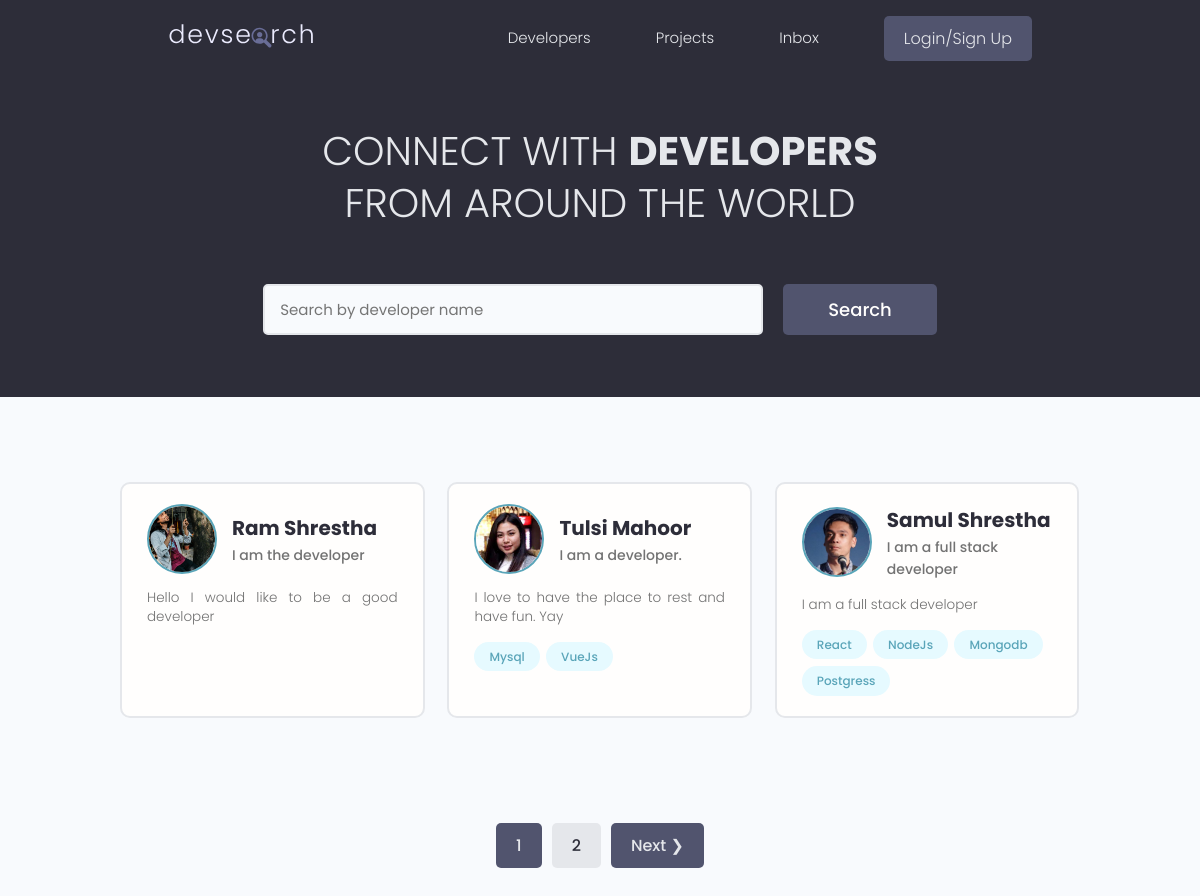
The page / on the database its author committed.
### users/models.py (models this page shows, shortened)
class Profile(models.Model):
    user = models.OneToOneField(User,on_delete=models.CASCADE,null=True,blank=True)
    name=models.CharField(max_length=200,blank=True,null=True)
    username=models.CharField(max_length=200,blank=True,null=True)
    location=models.CharField(max_length=200,blank=True,null=True)
    email=models.EmailField(max_length=300,blank=True,null=True)
    short_intro= models.CharField(max_length=200,blank=True,null=True)
    bio= models.TextField(blank=True,null=True)
    profile_image= models.ImageField(null=True,blank=True,upload_to='profiles/', default='profiles/user-default.png')
    social_github=models.CharField(max_length=200,blank=True,null=True)
    social_linkedIn=models.CharField(max_length=200,blank=True,null=True)
    social_website=models.CharField(max_length=200,blank=True,null=True)
    social_youtube=models.CharField(max_length=200,blank=True,null=True)
    id = models.UUIDField(primary_key=True, default=uuid.uuid4, editable=False)
    created_at = models.DateTimeField(auto_now_add=True)
    updated_at = models.DateTimeField(auto_now=True)

class Skill(models.Model):
    owner = models.ForeignKey(Profile,on_delete=models.CASCADE, null=True, blank=True)
    id = models.UUIDField(primary_key=True, default=uuid.uuid4, editable=False)
    created_at = models.DateTimeField(auto_now_add=True)
    name = models.CharField(max_length=200,blank=True,null=True)
    desription = models.TextField(null=True,blank=True)

### users/views.py (the view)
# urls.py: path('',views.profiles,name="profiles"),
def profiles(request):
    profiles,search_query = searchProjects(request)
    custom_range, profiles, paginator = paginateProfiles(request,profiles,3)
    context = {'profiles':profiles,'search_query':search_query,'custom_range':custom_range}
    return render(request,'users/profiles.html',context)

### users/utils.py (called while the page is built)
def searchProjects(request):
    search_query = ''
    if request.GET.get('search_query'):
        search_query= request.GET.get('search_query')
    print(search_query)
    skills = Skill.objects.filter(name__iexact=search_query)
    profiles = Profile.objects.distinct().filter(Q(name__icontains=search_query) | Q(short_intro__icontains=search_query) |
                                        Q(skill__in=skills))
    return profiles, search_query

def paginateProfiles(request,profiles,results):
    page = request.GET.get('page')
    try:
        paginator = Paginator(profiles,results)
        profiles = paginator.page(page)
    except PageNotAnInteger:
        page =1
        profiles = paginator.page(page)
    except EmptyPage:
        page= paginator.num_pages
        profiles = paginator.page(page)
    left_index = (int(page)-4)
    if left_index <1:
       left_index=1
    right_index = (int(page)+5)
    if(right_index>paginator.num_pages):
        right_index= paginator.num_pages +1
    custom_range = range(left_index,right_index)
    return custom_range,profiles,paginator

### users/templates/users/profiles.html (shortened to what this page needs)
{% extends 'main.html' %}
{% block content %}
<main class="home">
    <section class="hero-section text-center">
      <div class="container container--narrow">
        <div class="hero-section__box">
          <h2>CONNECT WITH <span>DEVELOPERS</span></h2>
          <h2>FROM AROUND THE WORLD</h2>
        </div>
        <div class="hero-section__search">
          <form class="form" action="{% url 'profiles' %}" method="get">
            <div class="form__field">
              <input value="{{search_query}}" class="input input--text" id="formInput#search" type="text" name="search_query"
                placeholder="Search by developer name" />
            </div>
            <input class="btn btn--sub btn--lg" type="submit" value="Search" />
          </form>
        </div>
      </div>
    </section>
    <section class="devlist">
      <div class="container">
        <div class="grid grid--three">
            {% for profile in profiles %}
          <div class="column card">
            <div class="dev">
              <a href="{% url 'user-profile' profile.id %}" class="card__body">
                <div class="dev__profile">
                  <img class="avatar avatar--md" src="{{ profile.profile_image.url }}" alt="image" />
                  <div class="dev__meta">
                    <h3>{{ profile.name }}</h3>
                    <h5>{{ profile.short_intro|slice:"60"}}</h5>
                  </div>
                </div>
                <p class="dev__info">
                  {{profile.bio|slice:"150"}}
                </p>
                <div class="dev__skills">
                    {% for skill in profile.skill_set.all|slice:"5" %}
                  <span class="tag tag--pill tag--main">
                    <small>{{skill.name}}</small>
                  </span>
                    {% endfor %}
                </div>
              </a>
            </div>
          </div>
          {% endfor %}
      </div>
    </section>
    {% include 'pagination.html' with queryset=profiles custom_range=custom_range %}
  </main>
{% endblock content%}

### templates/main.html (shortened to what this page needs)
<!DOCTYPE html>
{% load static %}
<html>
    <head>
        <link rel="stylesheet" href="https://cdn.iconmonstr.com/1.3.0/css/iconmonstr-iconic-font.min.css" />
        <link rel="stylesheet" href="{% static 'uikit/styles/uikit.css' %}" />
        <link rel="stylesheet" href="{% static 'styles/app.css' %}" />
        <link rel="stylesheet" href="{% static 'styles/main.css' %}"/>
    </head>
    <body>
        {% include 'navbar.html' %}
        {% block content %}
        {% endblock content %}
    </body>
</html

### templates/navbar.html (shortened to what this page needs)
{% load static %}
 <header class="header">
    <div class="container container--narrow">
      <a href="{% url 'profiles' %}" class="header__logo">
        <img src="{% static 'images/logo.svg' %}" alt="DevSearch Logo" />
      </a>
      <nav class="header__nav">
        <ul class="header__menu">
          <li class="header__menuItem"><a href="{% url 'profiles' %}">Developers</a></li>
          <li class="header__menuItem"><a href="{% url 'projects' %}">Projects</a></li>
          <li class="header__menuItem"><a href="">Inbox</a></li>
          {% if request.user.is_authenticated%}
          <li class="header__menuItem"><a href="{% url 'account' %}">My Account</a></li>
          <li class="header__menuItem"><a href="{% url 'logout' %}" class="btn btn--sub">Logout</a></li>
          {% else %}
          <li class="header__menuItem"><a href="{% url 'login' %}" class="btn btn--sub">Login/Sign Up</a></li>
          {% endif %}
        </ul>
      </nav>
    </div>
  </header>

### templates/pagination.html (shortened to what this page needs)
{% if queryset.has_other_pages %}
<div class="pagination">
  <ul class="container">
      {% for page in custom_range %}
        {% if page == queryset.number %}
        <li><a href="?page={{page}}" class="btn btn--sub page-link" data-page={{page}}>{{page}}</a></li>
        {% else %}
        <li><a href="?page={{page}}" class="btn page-link" data-page={{page}}>{{page}}</a></li>
        {% endif %}
      {% endfor %}
      {% if queryset.has_next %}
      <li><a href="?page={{queryset.next_page_number}}" class="btn btn--sub page-link" data-page="{{queryset.next_page_number}}">Next &#10095 </a></li>
      {% endif %}
  </ul>
</div>
{% endif %}

### static/styles/app.css (style rules this page uses)
:root { --color-sub: #2d2d39; }
.btn--sub { background-color: var(--color-sub-light); }
.card { border: 2px solid var(--color-light); }
img { width: 100%; }
.header { position: sticky; z-index: 111; background-color: var(--color-sub); padding: 1.5rem 0; }
.header > .container { display: flex; justify-content: space-between; align-items: center; }
.header__logo > img { height: 3.8rem; }
.header__nav > ul { display: inline-flex; align-items: center; list-style: none; gap: 6.5rem; }
.header__menuItem > a { color: var(--color-light); font-weight: 300; }
.hero-section { height: 40vh; display: flex; align-items: center; background-color: var(--color-sub); }
.hero-section__box { margin-bottom: 4rem; }
.hero-section__box > h2, .hero-section__box > h2 > span { font-size: 4rem; color: var(--color-light); line-height: 1.3; text-transform: uppercase; }
.hero-section__box > h2 { font-weight: 300; }
.hero-section__box > h2 > span { font-weight: 700; }
.hero-section__search > .form { display: flex; align-items: center; justify-content: center; gap: 2rem; }
.hero-section__search > .form input.input--text { width: 50rem; }
.devlist { margin-top: 8rem; }
.devlist .grid { align-items: stretch; }
.devlist .dev .dev__profile { display: flex; align-items: center; gap: 1.5rem; }
.devlist .dev .dev__meta h3 { color: var(--color-sub); font-size: 2rem; font-weight: 700; }
.devlist .dev .dev__meta h5 { color: var(--color-text); font-size: 1.4rem; font-weight: 500; }
.devlist .dev .dev__info { margin: 1.5rem 0; font-size: 1.35rem; line-height: 1.4; text-align: justify; }
.pagination { margin-top: 8rem; margin-bottom: 10rem; }
.pagination > ul { flex-wrap: wrap; list-style: none; display: flex; align-items: center; justify-content: center; gap: 1rem; }
.pagination .btn { color: var(--color-sub); }
.pagination .btn.btn--sub { color: var(--color-light); }

### static/uikit/styles/modules/_variables.css (style rules this page uses)
:root { --color-main: #5aa5b9; --color-main-light: #e6faff; --color-sub: #3f4156; --color-sub-light: #51546e; --color-sub-lighter: #ededfd; --color-text: #737373; --color-gray: #8b8b8b; --color-light: #e5e7eb; --color-light-gray: #767676; --color-bg: #f8fafd; --color-white: #fffefd; --color-white-light: #f3f3f3; --color-success: #359e64; --color-success-bg: #def8e8; --color-error: #fc4b0b; --color-error-bg: #fff2ee; --font-base: 'Poppins', arial, helvetica, 'Segoe UI', roboto, ubuntu, sans-serif; --font-monospace: 'Fira Code', 'Courier New', courier, monospace; --font-regular: 300; --font-medium: 500; --font-bold: 700; --generic-shadow: 1px 1px 5px #00000010; --generic-transition: all 0.3s ease-in-out; }

### static/uikit/styles/modules/_base.css (style rules this page uses)
* { margin: 0; padding: 0; box-sizing: border-box; text-rendering: optimizeLegibility; color: inherit; font-size: inherit; }
html { font-size: 50%; }
@media only screen and (min-width: 480px) { html { font-size: 56.25%; } }
@media only screen and (min-width: 1200px) { html { font-size: 62.5%; } }
body { line-height: 1.6; font-weight: 400; font-size: 1.5rem; color: var(--color-text); background-color: var(--color-bg); min-height: 100vh; }

### static/uikit/styles/modules/_typography.css (style rules this page uses)
* { font-family: var(--font-base); }
h2 { font-size: 3.6rem; font-weight: var(--font-bold); }
h3 { font-size: 3.2rem; font-weight: var(--font-medium); }
h5 { font-size: 2.4rem; font-weight: var(--font-medium); }
h5, h6 { font-weight: var(--font-regular); }
p, span, strong { font-size: 1.6rem; color: var(--color-text); font-weight: var(--font-regular); }
a { padding-bottom: 2px; text-decoration: none; display: inline-block; color: var(--color-main); font-weight: var(--font-medium); }

### static/uikit/styles/modules/_utilities.css (style rules this page uses)
.container { width: 92%; max-width: 165rem; margin: 0 auto; box-sizing: border-box; }
.container--narrow { width: 92%; max-width: 120rem; }
@media screen and (min-width: 1000px) { .container { width: 90%; } }
@media screen and (min-width: 1000px) { .container--narrow { width: 85%; } }
@media screen and (min-width: 1200px) { .container { width: 80%; } }
@media screen and (min-width: 1200px) { .container--narrow { width: 72%; } }
.text-center { text-align: center; }

### static/uikit/styles/modules/_avatar.css (style rules this page uses)
.avatar { border-radius: 50%; border: 2px solid var(--color-main); object-fit: cover; }
.avatar--md { height: 7rem; width: 7rem; }

### static/uikit/styles/modules/_card.css (style rules this page uses)
.card { border-radius: 1rem; background-color: var(--color-white); border: 1.5px solid var(--color-light); width: auto; height: auto; margin-top: 0.5rem; margin-bottom: 0.5rem; overflow: hidden; }
.card__body, .card__header { padding: 2rem 2.5rem; }

### rows shown on the page
Profile: profile_image (picture), name "Ram Shrestha", short_intro "I am the developer", bio "Hello I would like to be a good developer"
Profile: profile_image (picture), name "Tulsi Mahoor", short_intro "I am a developer.", bio "I love to have the place to rest and have fun. Yay"
Skill: name "Mysql"
Skill: name "VueJs"
Profile: profile_image (picture), name "Samul Shrestha", short_intro "I am a full stack developer", bio "I am a full stack developer"
Skill: name "React"
Skill: name "NodeJs"
Skill: name "Mongodb"
Skill: name "Postgress"

### other values the page prints
{{ page }} "1"
{{ page }} "2"
